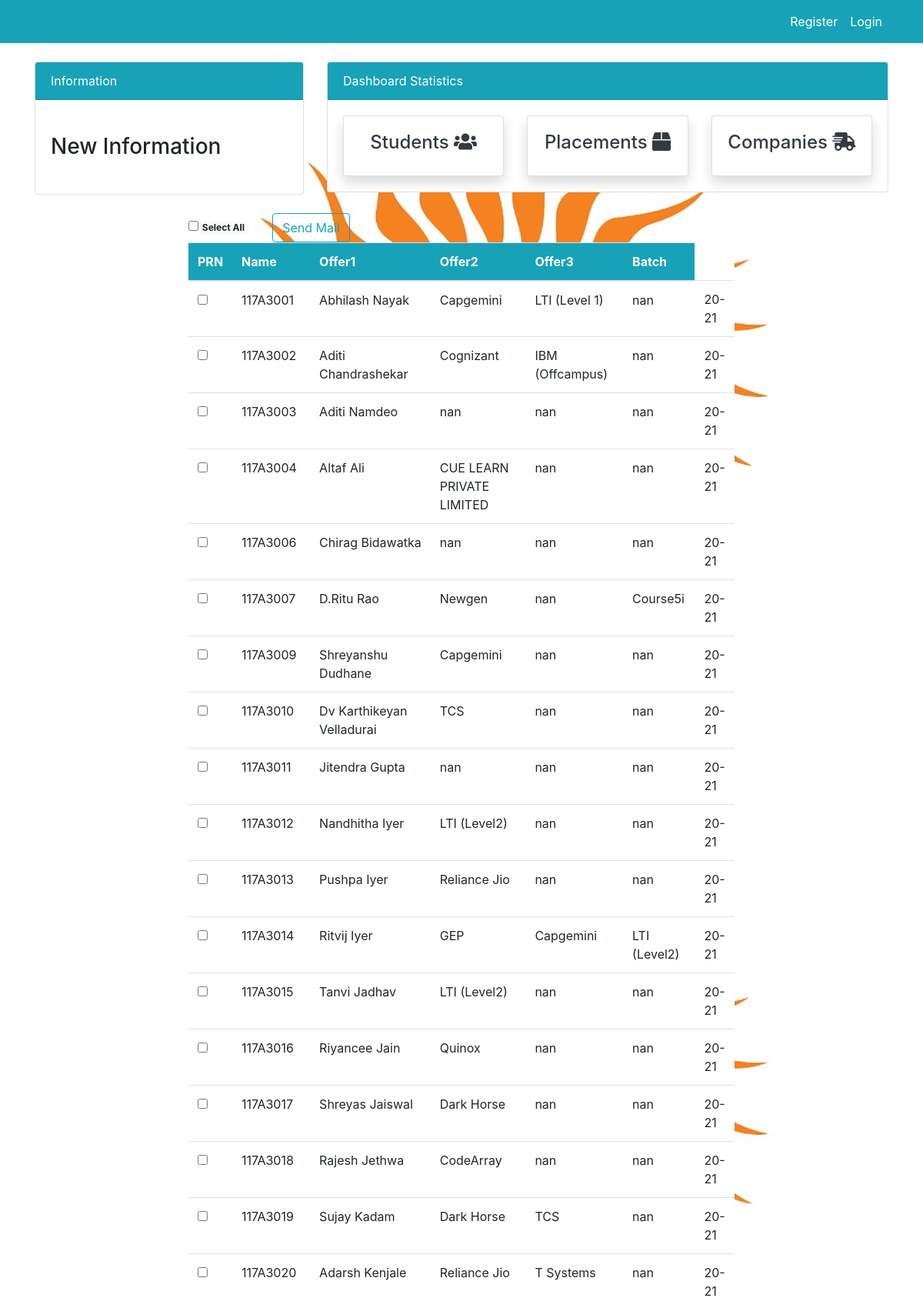
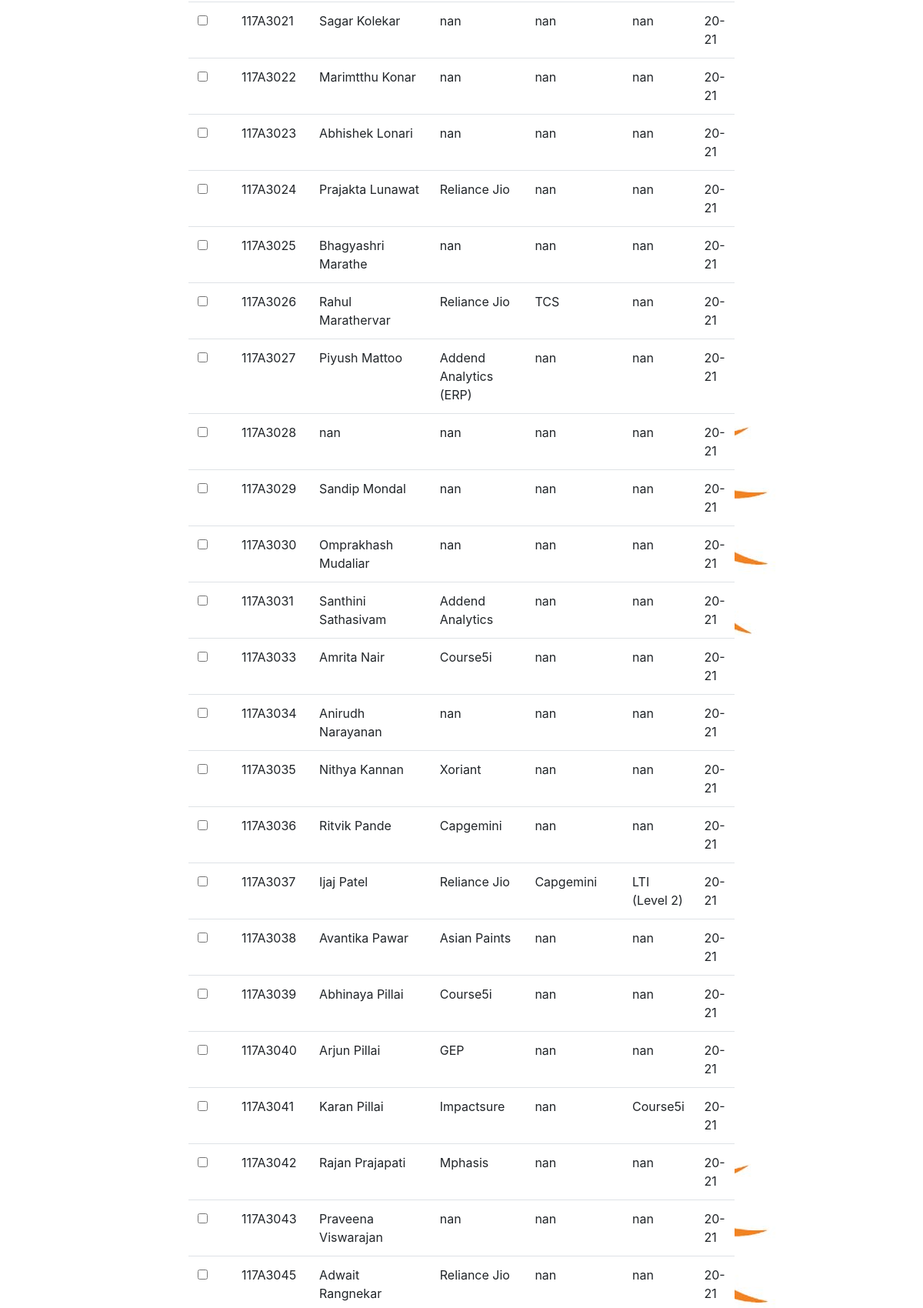
/search1/ (upper part), run on the app's committed database (2 pictures, top to bottom).
### dashboard/models.py (models this page shows, shortened)
class Placements(models.Model):
    prn = models.CharField(max_length=10, null=True)
    name = models.CharField(max_length=100, null=True)
    offer1 = models.CharField(max_length=100, null=True)
    offer2 = models.CharField(max_length=100, null=True)
    offer3 = models.CharField(max_length=100, null=True)
    batch = models.CharField(max_length=10, null=True)

### dashboard/views.py (the view)
# urls.py: path("search1/", views.SearchResultsView1.as_view(), name="search1"),
class SearchResultsView1(ListView):
    model = Placements
    template_name = 'dashboard/search1.html'
    def get_queryset(self):  # new
        query_name = self.request.GET.get("name")
        query_offer = self.request.GET.get("offer")
        query_batch = self.request.GET.get("batch")
        object_list = Placements.objects.all()
        if query_name:
            object_list = object_list.filter(Q(name__icontains=query_name))
        if query_offer:
            object_list = object_list.filter(Q(offer1__icontains=query_offer)) | object_list.filter(Q(offer2__icontains=query_offer)) | object_list.filter(Q(offer3__icontains=query_offer))
        if query_batch:
            object_list = object_list.filter(Q(batch__icontains=query_batch))
        return object_list

### templates/dashboard/search1.html (shortened to what this page needs)
{% extends 'partials/base.html' %}
{% load crispy_forms_tags %}
{% block content %}
{% include 'partials/topside.html' %}
<div class="col-md-8 mx-auto mt-4">
    <form action="sendMail/" method="POST">{% csrf_token %}
    <input type="checkbox" onClick="toggle(this)"/><span class="badge badge-light"> Select All </span>&nbsp;&nbsp;&nbsp;&nbsp;&nbsp;&nbsp;
    <button onclick="sendMail()" class="btn btn-outline-info">Send Mail</button>
    <table class="table bg-white">
        <thead class="bg-info text-white">
            <tr>
                <th scope="col">PRN</th>
                <th scope="col">Name</th>
                <th scope="col">Offer1</th>
                <th scope="col">Offer2</th>
                <th scope="col">Offer3</th>
                <th scope="col">Batch</th>
            </tr>
        </thead>
        <tbody>
            {% for student in object_list %}
                <tr>
                    <td><input type="checkbox" name="check" id="checkvalue" value='{{student.email_id1}}' aria-label="Checkbox for following text input"></td>
                    <td>{{ student.prn }}</td>
                    <td>{{ student.name }}</td>
                    <td>{{ student.offer1 }}</td>
                    <td>{{ student.offer2 }}</td>
                    <td>{{ student.offer3 }}</td>
                    <td>{{ student.batch }}</td>
                </tr>
            {% endfor %}
        </tbody>
    </table>
    </form>
</div>
<link rel="stylesheet" href="https://cdnjs.cloudflare.com/ajax/libs/select2/4.0.12/css/select2.min.css" />
{% endblock %}

### static/style.css (style rules this page uses)
body { background-image: url('../media/Logo.jpeg'); }

### data on the page
Placements: prn "117A3001", name "Abhilash Nayak", offer1 "Capgemini", offer2 "LTI (Level 1)", offer3 "nan", batch "20-21"
Placements: prn "117A3002", name "Aditi Chandrashekar", offer1 "Cognizant", offer2 "IBM (Offcampus)", offer3 "nan", batch "20-21"
Placements: prn "117A3003", name "Aditi Namdeo", offer1 "nan", offer2 "nan", offer3 "nan", batch "20-21"
Placements: prn "117A3004", name "Altaf Ali", offer1 "CUE LEARN PRIVATE LIMITED", offer2 "nan", offer3 "nan", batch "20-21"
Placements: prn "117A3006", name "Chirag Bidawatka", offer1 "nan", offer2 "nan", offer3 "nan", batch "20-21"
Placements: prn "117A3007", name "D.Ritu Rao", offer1 "Newgen", offer2 "nan", offer3 "Course5i", batch "20-21"
Placements: prn "117A3009", name "Shreyanshu Dudhane", offer1 "Capgemini", offer2 "nan", offer3 "nan", batch "20-21"
Placements: prn "117A3010", name "Dv Karthikeyan Velladurai", offer1 "TCS", offer2 "nan", offer3 "nan", batch "20-21"
Placements: prn "117A3011", name "Jitendra Gupta", offer1 "nan", offer2 "nan", offer3 "nan", batch "20-21"
Placements: prn "117A3012", name "Nandhitha Iyer", offer1 "LTI (Level2)", offer2 "nan", offer3 "nan", batch "20-21"
Placements: prn "117A3013", name "Pushpa Iyer", offer1 "Reliance Jio", offer2 "nan", offer3 "nan", batch "20-21"
Placements: prn "117A3014", name "Ritvij Iyer", offer1 "GEP", offer2 "Capgemini", offer3 "LTI (Level2)", batch "20-21"
Placements: prn "117A3015", name "Tanvi Jadhav", offer1 "LTI (Level2)", offer2 "nan", offer3 "nan", batch "20-21"
Placements: prn "117A3016", name "Riyancee Jain", offer1 "Quinox", offer2 "nan", offer3 "nan", batch "20-21"
Placements: prn "117A3017", name "Shreyas Jaiswal", offer1 "Dark Horse", offer2 "nan", offer3 "nan", batch "20-21"
Placements: prn "117A3018", name "Rajesh Jethwa", offer1 "CodeArray", offer2 "nan", offer3 "nan", batch "20-21"
Placements: prn "117A3019", name "Sujay Kadam", offer1 "Dark Horse", offer2 "TCS", offer3 "nan", batch "20-21"
Placements: prn "117A3020", name "Adarsh Kenjale", offer1 "Reliance Jio", offer2 "T Systems", offer3 "nan", batch "20-21"
Placements: prn "117A3021", name "Sagar Kolekar", offer1 "nan", offer2 "nan", offer3 "nan", batch "20-21"
Placements: prn "117A3022", name "Marimtthu Konar", offer1 "nan", offer2 "nan", offer3 "nan", batch "20-21"
Placements: prn "117A3023", name "Abhishek Lonari", offer1 "nan", offer2 "nan", offer3 "nan", batch "20-21"
Placements: prn "117A3024", name "Prajakta Lunawat", offer1 "Reliance Jio", offer2 "nan", offer3 "nan", batch "20-21"
Placements: prn "117A3025", name "Bhagyashri Marathe", offer1 "nan", offer2 "nan", offer3 "nan", batch "20-21"
Placements: prn "117A3026", name "Rahul Marathervar", offer1 "Reliance Jio", offer2 "TCS", offer3 "nan", batch "20-21"
Placements: prn "117A3027", name "Piyush Mattoo", offer1 "Addend Analytics (ERP)", offer2 "nan", offer3 "nan", batch "20-21"
Placements: prn "117A3028", name "nan", offer1 "nan", offer2 "nan", offer3 "nan", batch "20-21"
Placements: prn "117A3029", name "Sandip Mondal", offer1 "nan", offer2 "nan", offer3 "nan", batch "20-21"
Placements: prn "117A3030", name "Omprakhash Mudaliar", offer1 "nan", offer2 "nan", offer3 "nan", batch "20-21"
Placements: prn "117A3031", name "Santhini Sathasivam", offer1 "Addend Analytics", offer2 "nan", offer3 "nan", batch "20-21"
Placements: prn "117A3033", name "Amrita Nair", offer1 "Course5i", offer2 "nan", offer3 "nan", batch "20-21"
Placements: prn "117A3034", name "Anirudh Narayanan", offer1 "nan", offer2 "nan", offer3 "nan", batch "20-21"
Placements: prn "117A3035", name "Nithya Kannan", offer1 "Xoriant", offer2 "nan", offer3 "nan", batch "20-21"
Placements: prn "117A3036", name "Ritvik Pande", offer1 "Capgemini", offer2 "nan", offer3 "nan", batch "20-21"
Placements: prn "117A3037", name "Ijaj Patel", offer1 "Reliance Jio", offer2 "Capgemini", offer3 "LTI (Level 2)", batch "20-21"
Placements: prn "117A3038", name "Avantika Pawar", offer1 "Asian Paints", offer2 "nan", offer3 "nan", batch "20-21"
Placements: prn "117A3039", name "Abhinaya Pillai", offer1 "Course5i", offer2 "nan", offer3 "nan", batch "20-21"
Placements: prn "117A3040", name "Arjun Pillai", offer1 "GEP", offer2 "nan", offer3 "nan", batch "20-21"
Placements: prn "117A3041", name "Karan Pillai", offer1 "Impactsure", offer2 "nan", offer3 "Course5i", batch "20-21"
Placements: prn "117A3042", name "Rajan Prajapati", offer1 "Mphasis", offer2 "nan", offer3 "nan", batch "20-21"
Placements: prn "117A3043", name "Praveena Viswarajan", offer1 "nan", offer2 "nan", offer3 "nan", batch "20-21"
Placements: prn "117A3045", name "Adwait Rangnekar", offer1 "Reliance Jio", offer2 "nan", offer3 "nan", batch "20-21"
